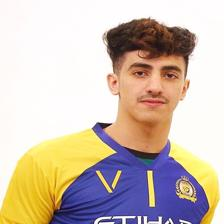
#> input picture data/train/aqidi/1.jpg, 224 x 224 px, given as the content of the folder data/train/pickford, which was not available
$ jupyter execute folder_input.ipynb
#> lines starting #> are read from the running program, lines starting #| are printed output that depends on the picture
[cell 1]
import os

dataset_path = "data/train"

# সব folder list
person_folders = os.listdir(dataset_path)

# শুধু folder সংখ্যা গণনা
total_folders = len(person_folders)

print("Total folders / persons:", total_folders)

[cell 2]
import os

dataset_path = "data/train"

# সব folder list
person_folders = os.listdir(dataset_path)
person_folders.sort()  # alphabetical order (optional)

# list আকারে print করা
print(person_folders)

[cell 3]
import os
from PIL import Image
import matplotlib.pyplot as plt
import math

folder_name = "pickford"               # যেই folder এর images দেখতে চাও
folder_path = os.path.join("data/train", folder_name)
cols = 5                             # প্রতি row এ 5 image
image_size = (100, 100)              # grid view এ ছোট image size

# Get all images in the folder
image_files = os.listdir(folder_path)
image_files.sort()
total_images = len(image_files)
rows = math.ceil(total_images / cols)

plt.figure(figsize=(cols*3, rows*3))
plt.suptitle(f"Folder: {folder_name}", fontsize=16)

# Loop over images
for idx, file in enumerate(image_files):
    file_path = os.path.join(folder_path, file)
    try:
        img = Image.open(file_path).convert('RGB')
#> img is the input picture: PIL image 224x224 RGB; mean R, G, B 206.5, 191.7, 178.3
        img = img.resize(image_size)
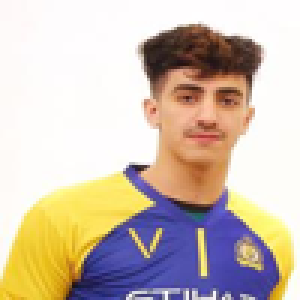
#> img: PIL image 100x100 RGB (shown 3 times larger); mean R, G, B 206.5, 191.7, 178.3

        plt.subplot(rows, cols, idx+1)
        plt.imshow(img)
        plt.title(file, fontsize=8)
        plt.axis('off')
    except Exception as e:
        print(f"Error loading {file_path}: {e}")

plt.tight_layout()
plt.show()


$ run again, on data/train/aqidi/2.jpg
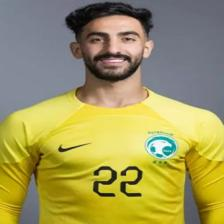
#> input picture data/train/aqidi/2.jpg, 224 x 224 px, given as the content of the folder data/train/pickford, which was not available
#> img is the input picture: PIL image 224x224 RGB; mean R, G, B 161.1, 152.9, 90.7
#> `img = img.resize(image_size)`:
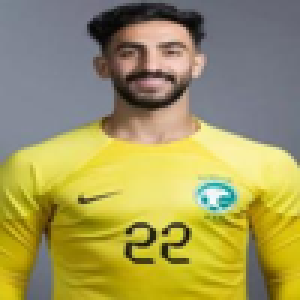
#> img: PIL image 100x100 RGB (shown 3 times larger); mean R, G, B 161.2, 152.9, 90.8

$ run again, on data/train/aqidi/3.jpg
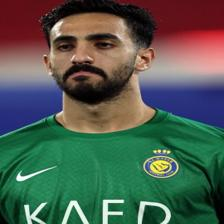
#> input picture data/train/aqidi/3.jpg, 224 x 224 px, given as the content of the folder data/train/pickford, which was not available
#> img is the input picture: PIL image 224x224 RGB; mean R, G, B 77.9, 92, 79.1
#> `img = img.resize(image_size)`:
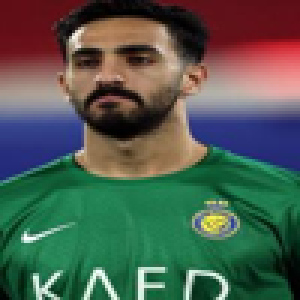
#> img: PIL image 100x100 RGB (shown 3 times larger); mean R, G, B 77.9, 92, 79.1
